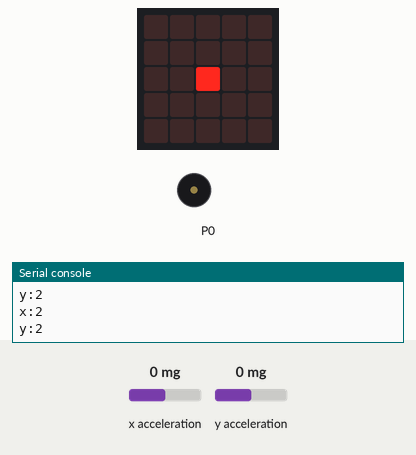
This program was run on a simulated BBC micro:bit (MakeCode). On the bench: the board's 5×5 LED display, buzzer (waves = sounding), the last lines printed to the serial console. The test bench sets the inputs (shaded band); at power-on: x acceleration 0 mg, y acceleration 0 mg.

Above: at 1.2 s.
1.3 s: x acceleration set to -983 mg
At 2.0 s:
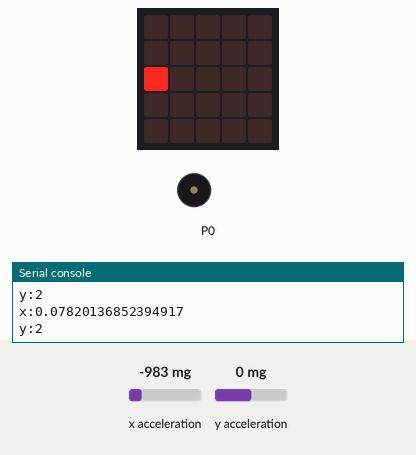
2.8 s: x acceleration set to -1057 mg
At 3.2 s:
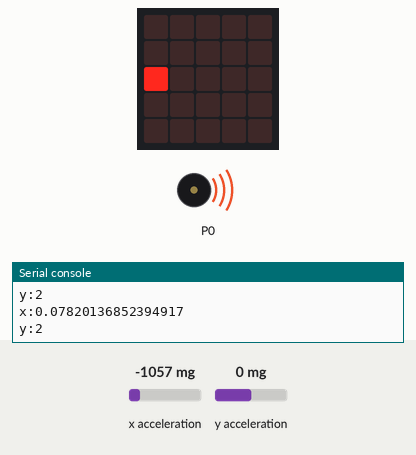
5.8 s: y acceleration set to -2 mg
At 6.3 s:
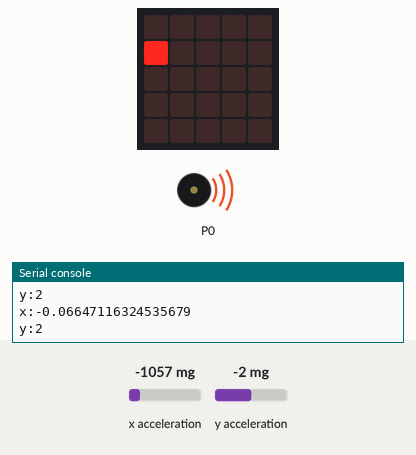
8.5 s: y acceleration set to -1440 mg
At 9.0 s:
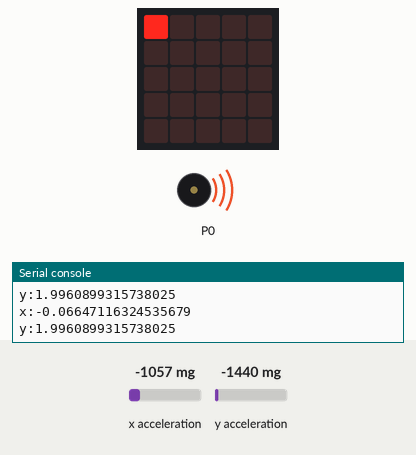
11.1 s: x acceleration set to 750 mg
At 11.6 s:
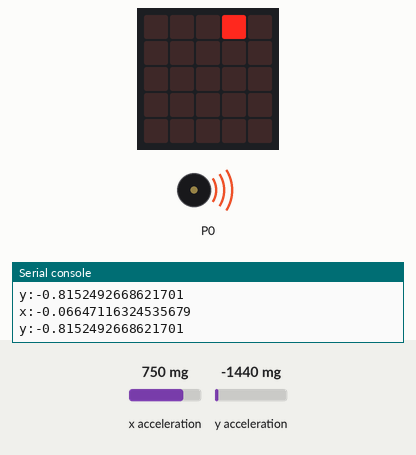
13.7 s: y acceleration set to -1043 mg
15.2 s: y acceleration set to -1004 mg
At 16.1 s:
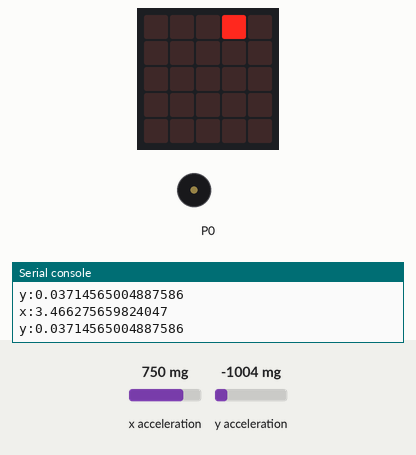
Timing chart, 0 to 17.9 s (numbered marks = the images above; inputs shaded):
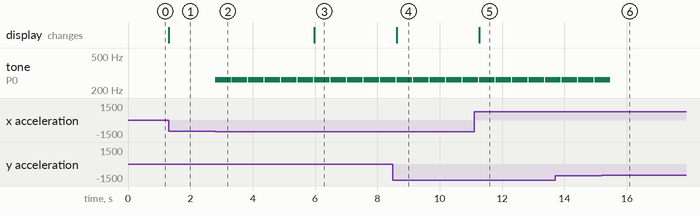

The program:

main.ts
```typescript
let px = 0
let py = 0
basic.forever(function () {
    basic.clearScreen()
    px = Math.map(input.acceleration(Dimension.X), -1023, 1023, 0, 4)
    py = Math.map(input.acceleration(Dimension.Y), -1023, 1023, 0, 4)
    led.plot(px, py)
    if (py < 0 || py > 4 || (px < 0 || px > 4)) {
        music.playTone(262, music.beat(BeatFraction.Whole))
    }
    serial.writeValue("x", px)
    serial.writeValue("y", py)
})
```

test.ts
```typescript
// Hier kann man Tests durchführen; diese Datei wird nicht kompiliert, wenn dieses Paket als Erweiterung verwendet wird.
```

Measured:
- the behaviour switches between -1023 and -1024 mg on x acceleration (found by bisection; images 1 and 2)
- the behaviour switches between 0 and -1 mg on y acceleration (found by bisection; images 2 and 3)
- the behaviour switches between -1024 and -1023 mg on y acceleration (found by bisection; images 5 and 6)
- after the input at 1.3 s, the display: changes at once (image 1)
- after the input at 2.8 s, tone on P0: alternates 262 Hz for 0.50 s and silent for 0.03 s, starting at once
- after the input at 5.8 s, the display: changes after 0.17 s (image 3)
- after the input at 8.5 s, the display: changes after 0.12 s (image 4)
- after the input at 11.1 s, the display: changes after 0.17 s (image 5)
- after the input at 15.2 s, tone on P0: goes on until 15.5 s, then stays silent
